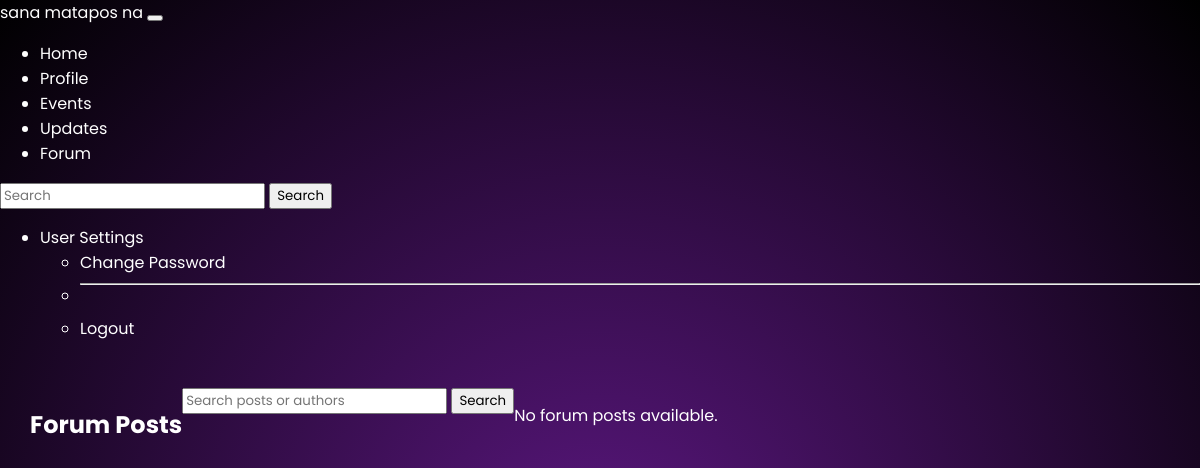
Page /admin-panel/forum/ (signed in) on the earlier database version.
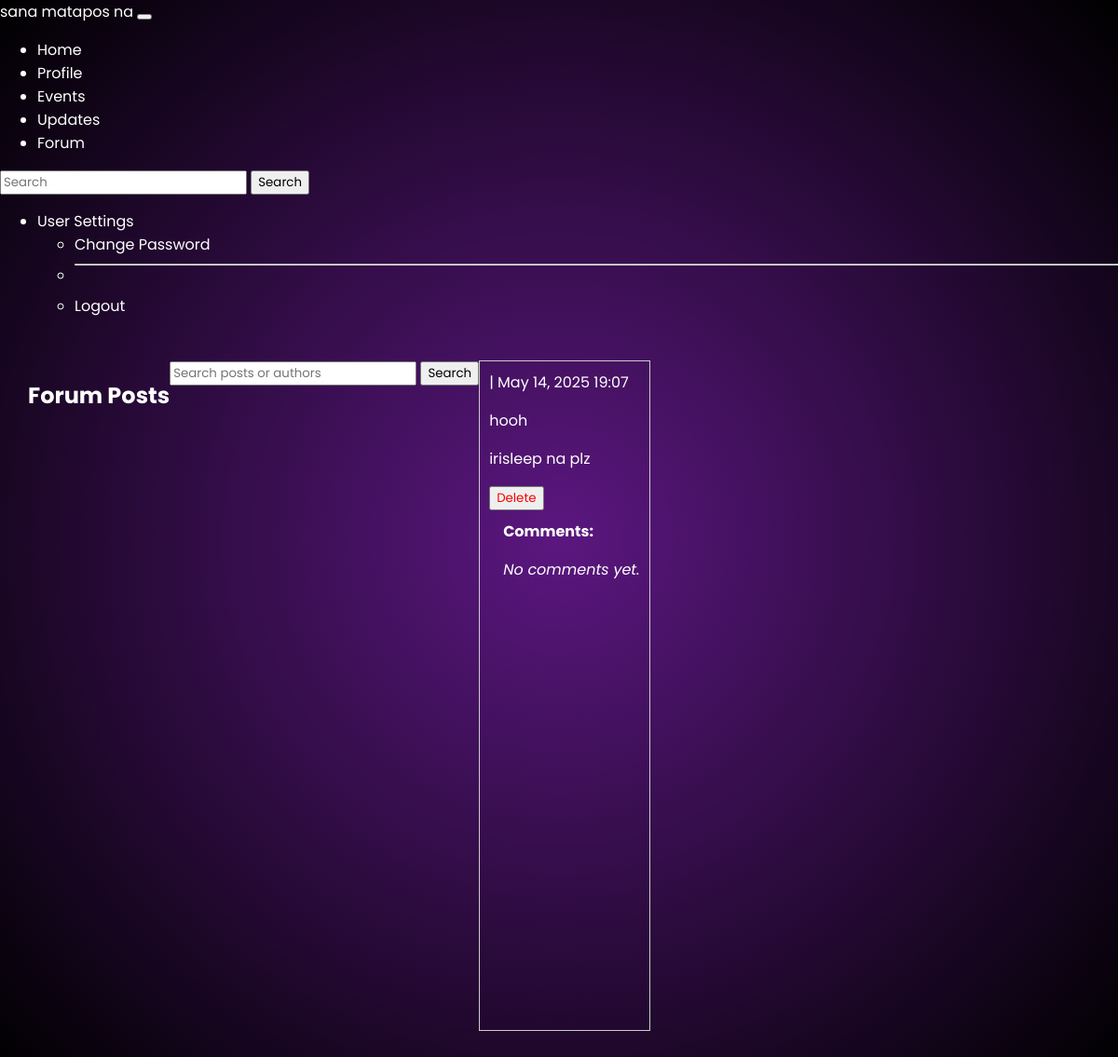
Same page on the later database version.
### core/models.py (models this page shows, shortened)
class Forum(models.Model):
    title = models.CharField(max_length=255)
    content = models.TextField()
    author = models.ForeignKey(settings.AUTH_USER_MODEL, on_delete=models.CASCADE)
    date_posted = models.DateTimeField(auto_now_add=True)

### core/views.py (the view, shortened to what this page needs)
# urls.py: path('admin-panel/forum/', views.admin_forum_list, name='admin_forum_list'),
@login_required
@user_passes_test(is_admin)
def admin_forum_list(request):
    query = request.GET.get('q', '')
    posts = Forum.objects.select_related('author').prefetch_related('comments__user').order_by('-date_posted')
    posts = posts.order_by('-date_posted')
    return render(request, 'admin_panel/forum_list.html', {'posts': posts, 'query': query})

### core/views.py (called while the page is built)
def is_admin(user):
    return user.is_staff or user.is_superuser

### core/templates/admin_panel/forum_list.html (shortened to what this page needs)
{% extends 'base.html' %}
{% block content %}
<h2>Forum Posts</h2>
<form method="get" style="margin-bottom: 20px;">
    <input type="text" name="q" placeholder="Search posts or authors" value="{{ query }}" />
    <button type="submit">Search</button>
</form>
{% for post in posts %}
<div style="border: 1px solid #ccc; padding: 10px; margin-bottom: 20px;">
    <strong>{{ post.author.get_full_name }}</strong> |
    {{ post.date_posted|date:"M d, Y H:i" }}
    <p>{{ post.title }}</p>
    <p>{{ post.content }}</p>
    <form method="post" action="{% url 'admin_delete_post' post.id %}" onsubmit="return confirm('Are you sure you want to delete this post? This cannot be undone.');" style="display:inline;">
        <button type="submit" style="color:red;">Delete</button>
    </form>
    <div style="margin-top:10px; padding-left: 15px;">
        <strong>Comments:</strong>
        {% for comment in post.comments.all %}
            <div style="margin-top: 5px; border-left: 2px solid #ccc; padding-left: 10px;">
                <small><strong>{{ comment.user.get_full_name }}</strong> |
                {{ comment.date_posted|date:"M d, Y H:i" }}</small>
                <p>{{ comment.content }}</p>
            </div>
        {% empty %}
            <p><i>No comments yet.</i></p>
        {% endfor %}
    </div>
</div>
{% empty %}
<p>No forum posts available.</p>
{% endfor %}
{% endblock %}

Differences in the rows shown:
added Forum: date_posted "May 14, 2025 19:07", title "hooh", content "irisleep na plz"
Other differences:
text no longer shown: "No forum posts available."
